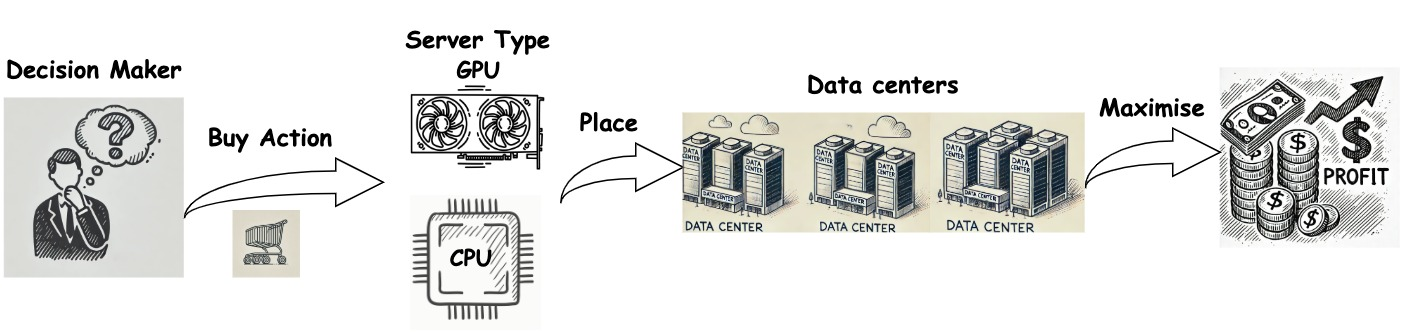
#> input picture photo/buy_3dcs.jpg, 1401 x 332 px, found by its file name
$ jupyter execute --allow-errors Data_centre_101.ipynb
#> lines starting #> are read from the running program, lines starting #| are printed output that depends on the picture
# Optimizing a data center operation

## Necessary functions

Import necessary packages needed to process the data

[cell 1]
import pandas as pd
import numpy as np
import warnings

# Suppress all warnings
warnings.filterwarnings("ignore")

[cell 2]
# [37 lines left out: function get_known, not called in this run]

[cell 3]
# [9 lines left out: function get_random_walk, not called in this run]

[cell 4]
# [23 lines left out: function get_actual_demand, not called in this run]

## Problem Overview

[cell 5]
from PIL import Image
import requests
from io import BytesIO

img = Image.open(BytesIO(requests.get('https://github.com/Tayerquach/data_center_operations/blob/master/photo/buy_3dcs.jpg?raw=true').content))
#> img is the input picture: PIL image 1401x332 RGB; mean R, G, B 228.4, 228.6, 227.1
resized_img = img.resize((1080,280))
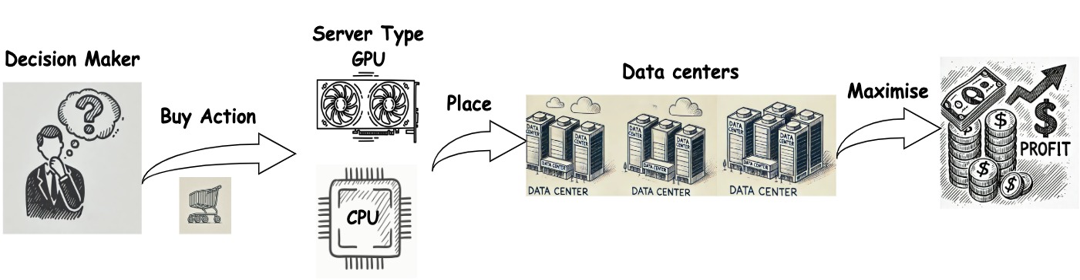
#> resized_img: PIL image 1080x280 RGB; mean R, G, B 228.3, 228.6, 227.1
resized_img


$ run again, with photo/business_trend.jpg copied over photo/buy_3dcs.jpg
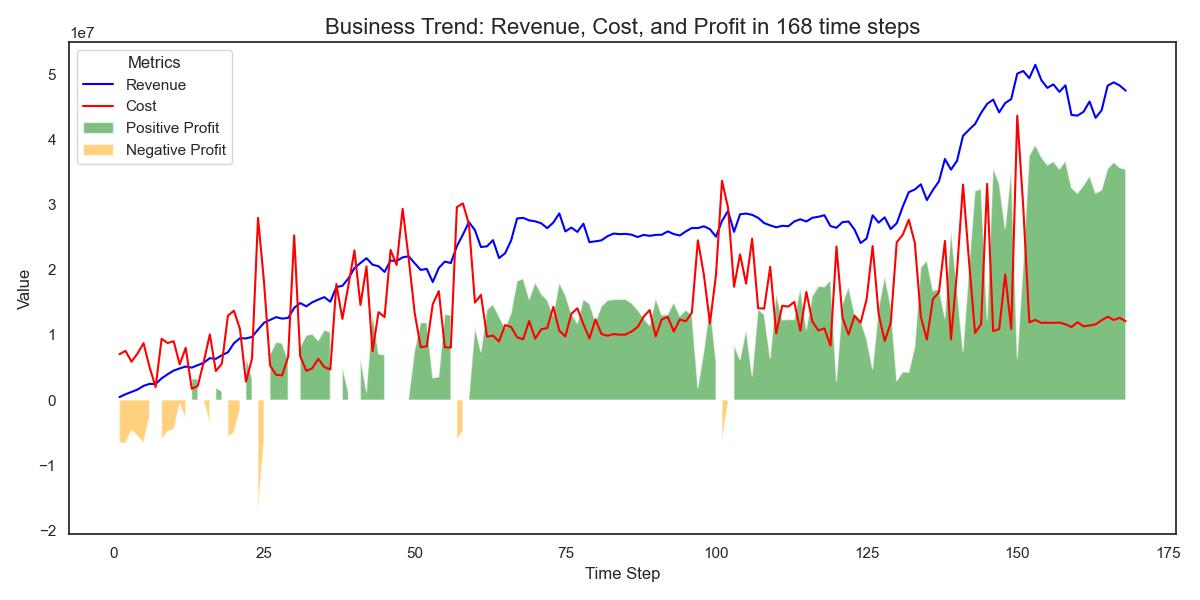
#> input picture photo/business_trend.jpg, 1200 x 600 px, found by its file name
#> img is the input picture: PIL image 1200x600 RGB; mean R, G, B 236.3, 239.4, 233.2
#> `resized_img = img.resize((1080,280))`:
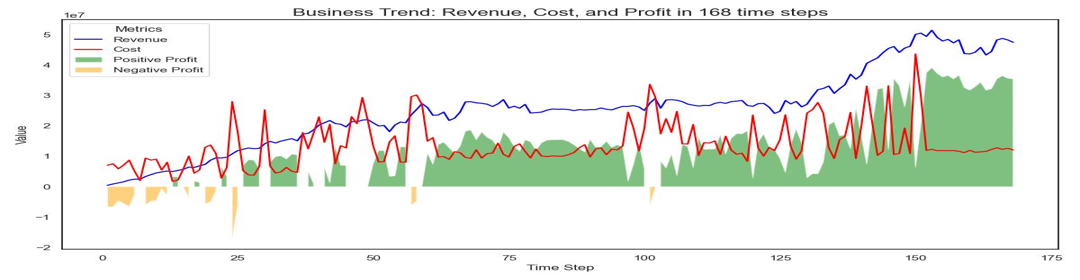
#> resized_img: PIL image 1080x280 RGB; mean R, G, B 236.2, 239.3, 233

$ run again, with photo/business_trend_comparison.jpg copied over photo/buy_3dcs.jpg
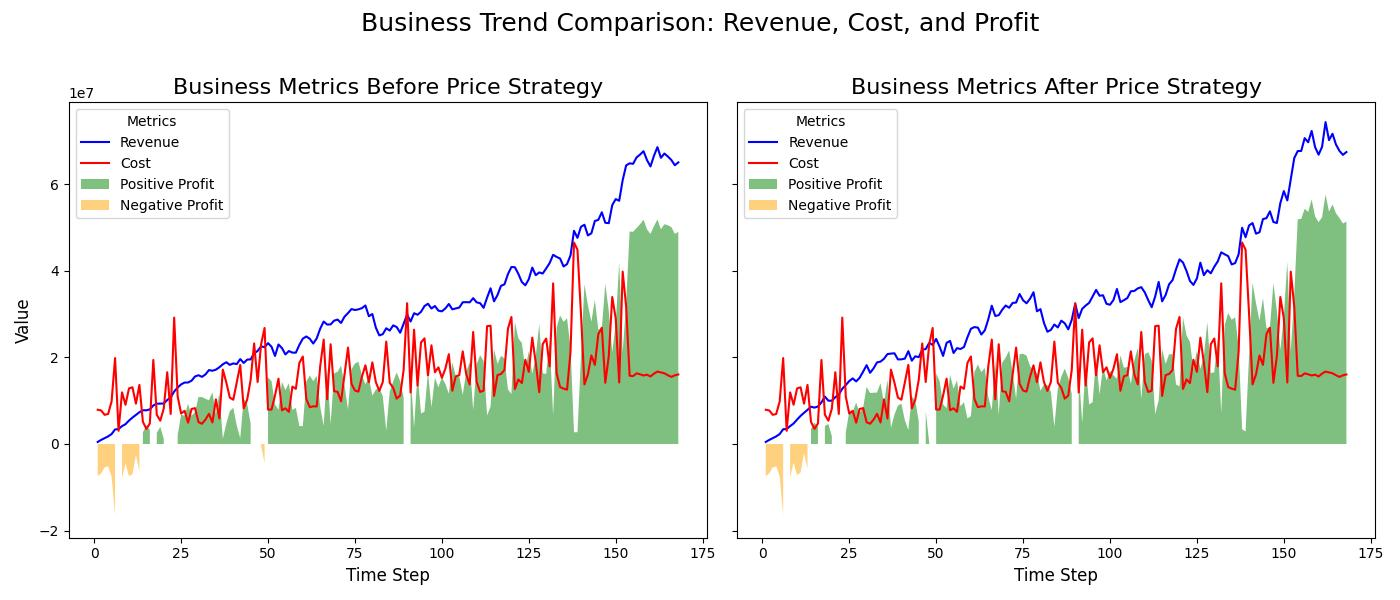
#> input picture photo/business_trend_comparison.jpg, 1400 x 600 px, found by its file name
#> img is the input picture: PIL image 1400x600 RGB; mean R, G, B 236.1, 237.3, 232.2
#> `resized_img = img.resize((1080,280))`:
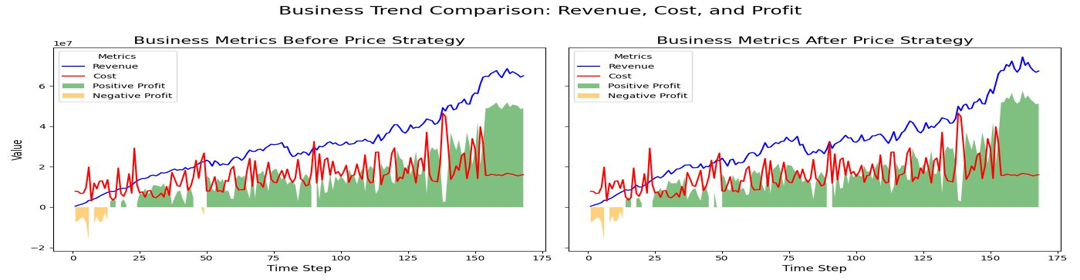
#> resized_img: PIL image 1080x280 RGB; mean R, G, B 235.9, 237.1, 232

$ run again, with photo/buy_only.jpg copied over photo/buy_3dcs.jpg
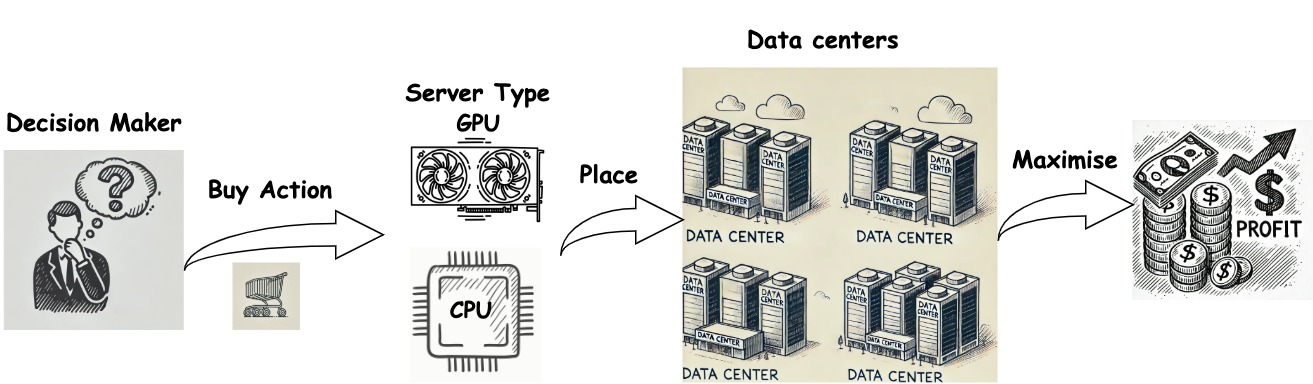
#> input picture photo/buy_only.jpg, 1313 x 384 px, found by its file name
#> img is the input picture: PIL image 1313x384 RGB; mean R, G, B 223.2, 223.4, 220.7
#> `resized_img = img.resize((1080,280))`:
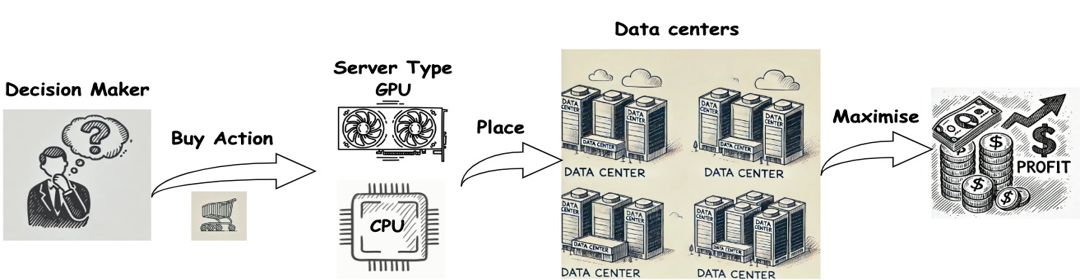
#> resized_img: PIL image 1080x280 RGB; mean R, G, B 223.2, 223.4, 220.7
